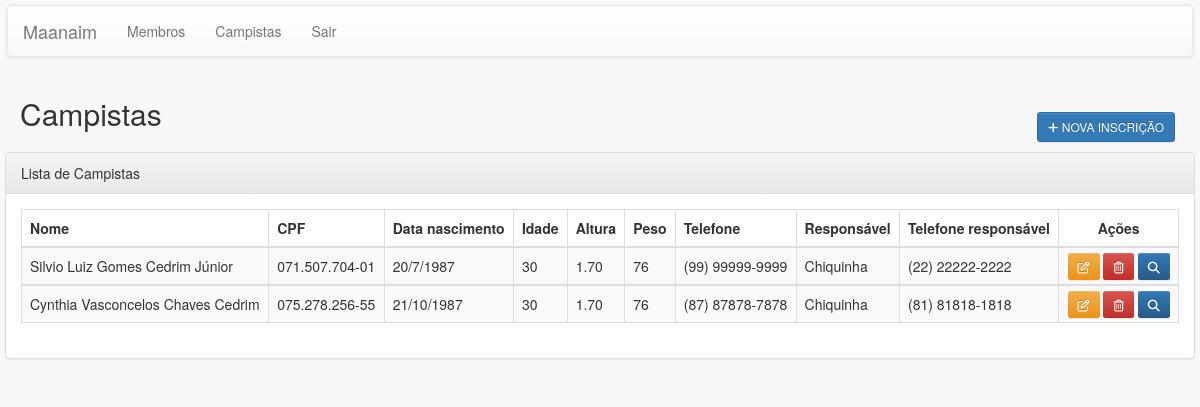
Screenshot of /maanaim_register/pages/campistas/lista.php (signed in) with the database file from the repository.
### tables this page shows
CREATE TABLE `campista` (
  `id` int(11) NOT NULL,
  `cpf` varchar(14) NOT NULL,
  `nome` varchar(255) NOT NULL,
  `email` varchar(255) DEFAULT NULL,
  `data_nascimento` varchar(255) NOT NULL,
  `idade` int(11) NOT NULL,
  `rg` varchar(255) DEFAULT NULL,
  `sexo` varchar(9) NOT NULL,
  `peso` double DEFAULT NULL,
  `altura` varchar(5) DEFAULT NULL,
  `camisa` varchar(3) DEFAULT NULL,
  `paroquia` varchar(255) DEFAULT NULL,
  `paroco` varchar(255) DEFAULT NULL,
  `sacramento` varchar(20) DEFAULT NULL,
  `cep` varchar(9) DEFAULT NULL,
  `rua` varchar(255) DEFAULT NULL,
  `numero` int(11) DEFAULT NULL,
  `bairro` varchar(255) DEFAULT NULL,
  `complemento` varchar(255) DEFAULT NULL,
  `cidade` varchar(255) DEFAULT NULL,
  `uf` varchar(2) DEFAULT NULL,
  `telefone` varchar(15) DEFAULT NULL,
  `problema_saude` varchar(255) DEFAULT NULL,
  `remedio` varchar(255) DEFAULT NULL,
  `plano_saude` varchar(255) DEFAULT NULL,
  `conhece_acampamento` varchar(255) DEFAULT NULL,
  `porque_parcicipar` varchar(255) DEFAULT NULL,
  `conhece_campista` varchar(255) DEFAULT NULL,
  `conhece_equipe` varchar(255) DEFAULT NULL,
  `responsavel` varchar(255) DEFAULT NULL,
  `telefone_responsavel` varchar(15) DEFAULT NULL,
  `grau_parentesco` varchar(20) DEFAULT NULL,
  `id_responsavel` int(11) NOT NULL
);

### maanaim_register/resources/functions/DB_Functions.php (called while the page is built, shortened)
<?php
function buscarTodosOsRegistros($table = null)
{
    $found = null;
    try {
        $database = open_database();
        $sql = "SELECT * FROM " . $table;
        $result = $database->query($sql);
        if ($result->num_rows > 0) {
            $found = $result->fetch_all(MYSQLI_ASSOC);
        }
    } catch (Exception $e) {
        $_SESSION['message'] = $e->GetMessage();
        $_SESSION['type'] = 'danger';
    }
    return $found;
}

### maanaim_register/resources/functions/Functions.php (called while the page is built, shortened)
<?php
function Mask($mask,$str){
    $str = str_replace(" ","",$str);
    for($i=0;$i<strlen($str);$i++){
        $mask[strpos($mask,"#")] = $str[$i];
    }
    return $mask;
}
?>

### maanaim_register/pages/campistas/lista.php (the view, shortened to what this page needs)
<?php
require_once ('../include/header.php');
require_once ('../menu/menu.php');
$dados = buscarTodosOsRegistros(CAMPISTA);
?>
<!DOCTYPE html>
<html lang="pt-br">
    <body>
    	<div class="col-md-12">
       		<header>
        		<div class="row">
            		<div class="col-sm-6">
            			<h2>Campistas</h2>
            		</div>
    				<div class="col-sm-6 text-right h2" align="right">
    					<a href="adicionar.php" class="btn btn-sm btn-primary"><i class="fa fa-plus" aria-hidden="true"></i> Nova Inscri&ccedil;&atilde;o</a>
    				</div>
        		</div>
        	</header>
        	<div class="row">
        		<div class="panel panel-default">
            		<div class="panel-heading">Lista de Campistas</div>
            			<div class="panel-body">
                			<table class="table table-bordered table-striped">
                				<thead  class="blue-grey lighten-4">
                					<tr>
                						<th>Nome</th>
                						<th>CPF</th>
                						<th>Data nascimento</th>
                						<th>Idade</th>
                						<th>Altura</th>
                						<th>Peso</th>
                						<th>Telefone</th>
                						<th>Respons&aacutevel</th>
                						<th>Telefone respons&aacutevel</th>
                						<th class="ui-state-default text-center">A&ccedil;&otilde;es</th>
                					</tr>
                				</thead>
                				<?php
                				if(count($dados) > 0){
                				    foreach ($dados as $campista){
                				?>
                				<tbody>
                					<tr>
                						<td><?php echo $campista['nome']; ?></td>
                						<td><?php echo Mask('###.###.###-##', $campista['cpf']); ?></td>
                						<td><?php echo $campista['data_nascimento']; ?></td>
                						<td><?php echo $campista['idade']; ?></td>
                						<td><?php echo $campista['altura']; ?></td>
                						<td><?php echo $campista['peso']; ?></td>
                						<td><?php echo $campista['telefone']; ?></td>
                						<td><?php echo $campista['responsavel']; ?></td>
                						<td><?php echo $campista['telefone_responsavel']; ?></td>
                						<td align="center">
                							<a title="Alterar" class="btn-sm btn-warning tooltipBtn" href="editar.php?id=<?php echo $campista['id']?>"><i class="fa fa-pencil-square-o"></i></a>
                   							<a title="Excluir" class="btn-sm btn-danger tooltipBtn" href="excluir.php?id=<?php echo $campista['id']?>" id="btn-excluir"><i class="fa fa-trash-o"></i></a>
                   							<a title="Detlahes" class="btn-sm btn-primary tooltipBtn" data-toggle="modal" data-target="#modalDetalhes">
                                              <i class="fa fa-search"></i>
                                            </a>
                   						</td>
                					</tr>
                				</tbody>
                				<?php
                				    }
                				}
            				    ?>
                			</table>
            		</div>
        		</div>
    		</div>
    	</div>
    </body>
</html>

### rows the page displays
campista: nome "Silvio Luiz Gomes Cedrim Júnior", cpf "071.507.704-01", data_nascimento "20/7/1987", idade "30", altura "1.70", peso "76", telefone "(99) 99999-9999", responsavel "Chiquinha", telefone_responsavel "(22) 22222-2222"
campista: nome "Cynthia Vasconcelos Chaves Cedrim", cpf "075.278.256-55", data_nascimento "21/10/1987", idade "30", altura "1.70", peso "76", telefone "(87) 87878-7878", responsavel "Chiquinha", telefone_responsavel "(81) 81818-1818"
